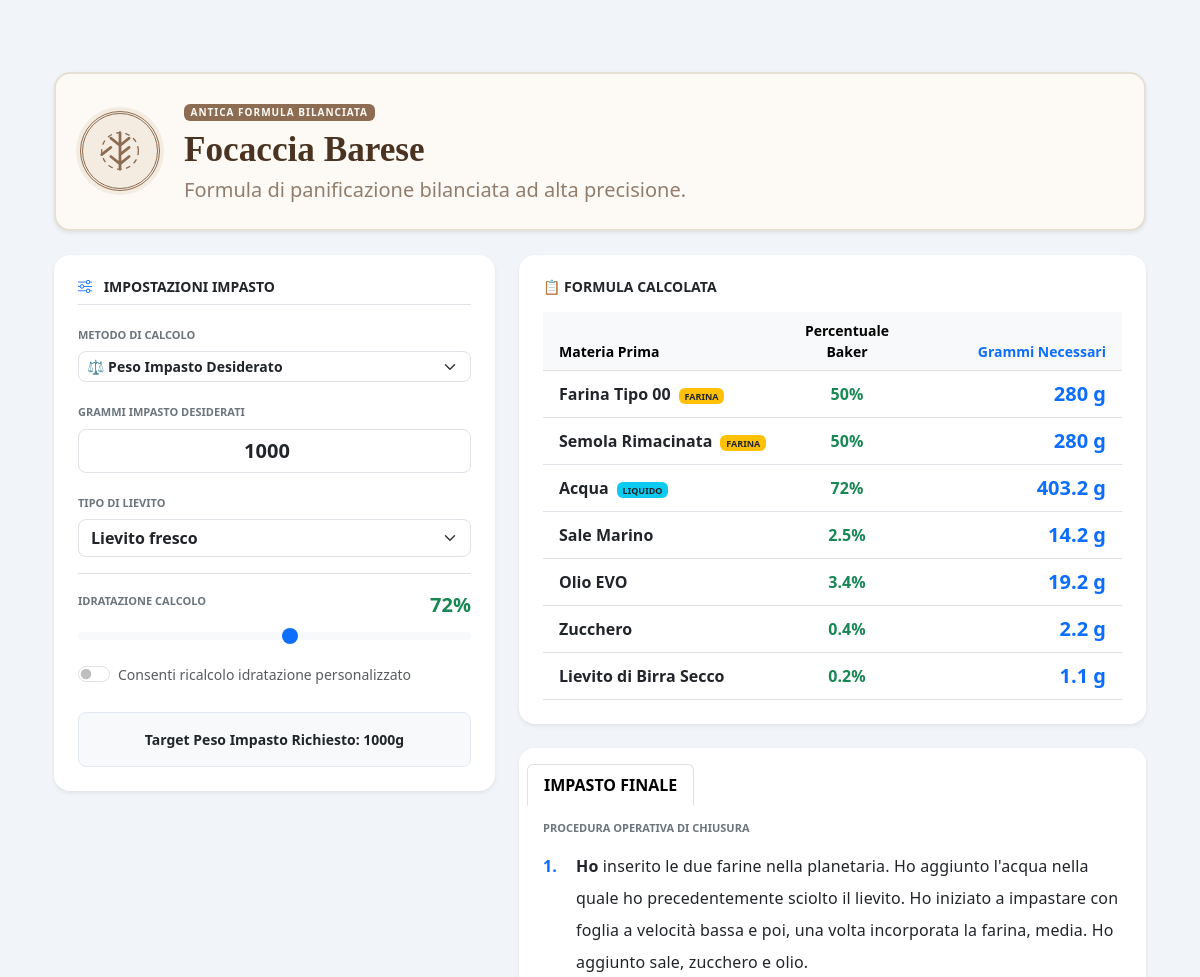
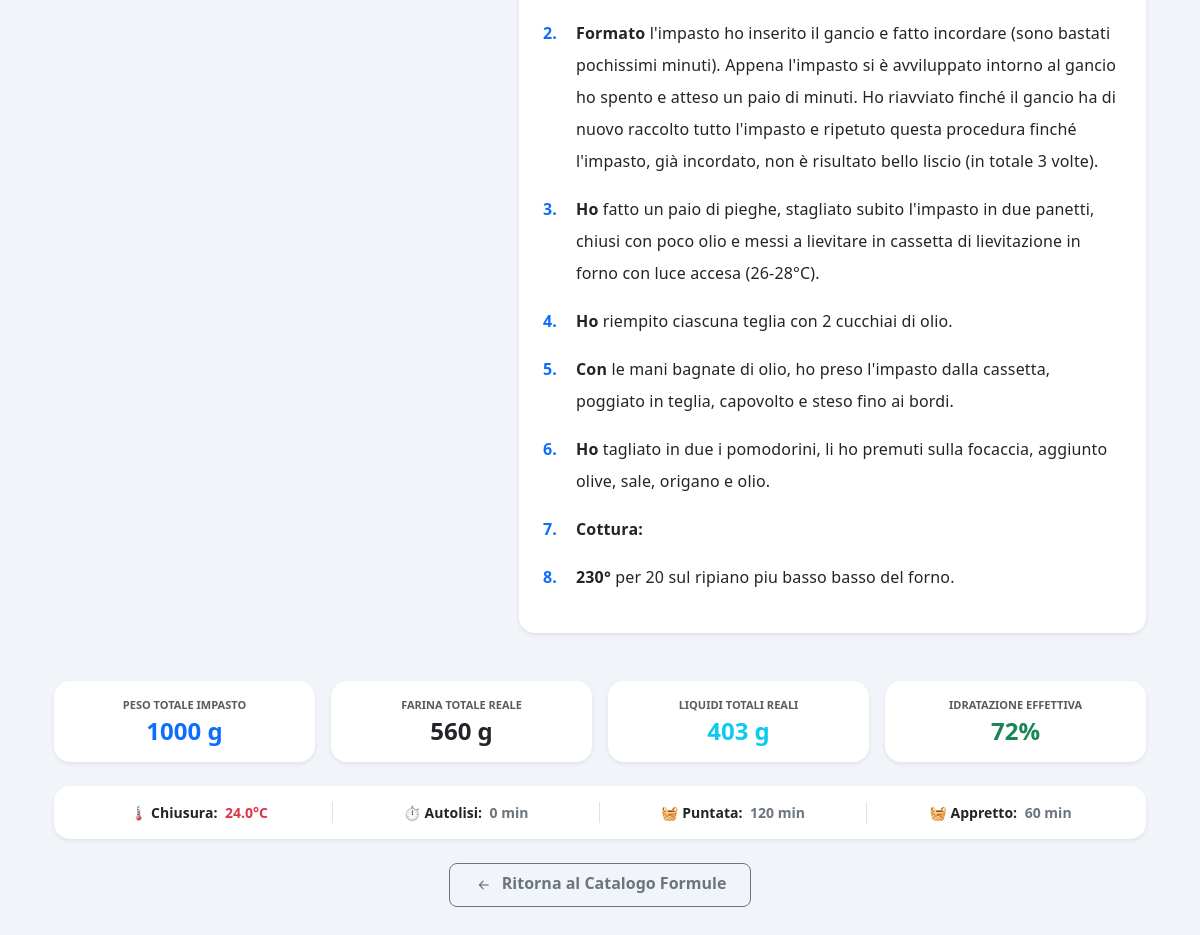
/recipe/focaccia-barese, run on the app's committed database (2 pictures, top to bottom).
### models/recipe.py (models this page shows, shortened)
class Recipe(db.Model):
    __tablename__ = "recipes"
    id = db.Column(
        db.Integer,
        primary_key=True
    )
    name = db.Column(
        db.String(255),
        nullable=False
    )
    slug = db.Column(
        db.String(255),
        unique=True,
        nullable=False
    )
    description = db.Column(
        db.Text
    )
    instructions = db.Column(
        db.Text
    )
    image = db.Column(
        db.String(255)
    )
    icon = db.Column(
        db.String(50),
        nullable=False,
        default="bi-journal-text"
    )
    is_published = db.Column(
        db.Boolean,
        default=True
    )
    temp_chiusura = db.Column(
        db.Float,
        nullable=True,
        default=24.0
    )
    tempo_autolisi = db.Column(
        db.Integer,
        nullable=True,
        default=0
    )
    tempo_puntata = db.Column(
        db.Integer,
        nullable=True,
        default=120
    )
    tempo_appretto = db.Column(
        db.Integer,
        nullable=True,
        default=60
    )
    show_chiusura = db.Column(
        db.Boolean,
        default=True
    )
    show_autolysis = db.Column(
        db.Boolean,
        default=True
    )
    show_puntata = db.Column(
        db.Boolean,
        default=True
    )
    puntata_fino_al_raddoppio = db.Column(
        db.Boolean,
        default=False
    )
    show_appretto = db.Column(
        db.Boolean,
        default=True
    )
    fermentation_type = db.Column(
        db.String(50),
        nullable=False,
        default="diretto"  # 'diretto', 'poolish', 'biga'
    )
    preferment_instructions = db.Column(
        db.Text,
        nullable=True
    )
    created_at = db.Column(
        db.DateTime,
        default=datetime.utcnow
    )
    updated_at = db.Column(
        db.DateTime,
        default=datetime.utcnow,
        onupdate=datetime.utcnow
    )
    ingredients = db.relationship(
        "RecipeIngredient",
        backref="recipe",
        cascade="all, delete-orphan",
        lazy=True,
        order_by="RecipeIngredient.sort_order"
    )
    features = db.relationship(
        "RecipeFeature",
        backref="recipe",
        cascade="all, delete-orphan",
        lazy=True
    )
    pans = db.relationship(
        "MasterBakeryPan",
        secondary=recipe_pans,
        lazy="subquery",
        backref=db.backref("recipes", lazy=True)
    )
    def total_flour(self):
        return sum(
            ingredient.quantity
            for ingredient in self.ingredients
            for ingredient_master in [getattr(ingredient, 'master_ingredient', None)]
            if (ingredient_master and ingredient_master.is_flour) or getattr(ingredient, 'is_flour', False)
        )
    def total_liquids(self):
        return sum(
            ingredient.quantity
            for ingredient in self.ingredients
            for ingredient_master in [getattr(ingredient, 'master_ingredient', None)]
            if (ingredient_master and ingredient_master.is_liquid) or getattr(ingredient, 'is_liquid', False)
        )
    def hydration(self):
        flour = self.total_flour()
        if flour <= 0:
            return 0
        return round(
            (self.total_liquids() / flour) * 100,
            1
        )

### models/ingredient.py (models this page shows, shortened)
class RecipeIngredient(db.Model):
    __tablename__ = "recipe_ingredients"
    id = db.Column(
        db.Integer,
        primary_key=True
    )
    recipe_id = db.Column(
        db.Integer,
        db.ForeignKey("recipes.id"),
        nullable=False
    )
    name = db.Column(
        db.String(255),
        nullable=False
    )
    quantity = db.Column(
        db.Float,
        nullable=False,
        default=0
    )
    percentage = db.Column(
        db.Float,
        default=0
    )
    unit = db.Column(
        db.String(20),
        default="g"
    )
    is_flour = db.Column(
        db.Boolean,
        default=False
    )
    is_liquid = db.Column(
        db.Boolean,
        default=False
    )
    is_optional = db.Column(
        db.Boolean,
        default=False
    )
    sort_order = db.Column(
        db.Integer,
        default=0
    )
    notes = db.Column(
        db.String(255)
    )

### routes/recipes.py (the view)
@recipes_bp.route("/recipe/<string:slug>")
def public_detail(slug):
    recipe = Recipe.query.filter_by(
        slug=slug
    ).first_or_404()
    ingredients = RecipeIngredient.query.filter_by(
        recipe_id=recipe.id
    ).all()
    feature = RecipeFeature.query.filter_by(
        recipe_id=recipe.id
    ).first()
    return render_template(
        "recipe_public_detail.html",
        recipe=recipe,
        ingredients=ingredients,
        feature=feature
    )

### app.py (called while the page is built)
@app.context_processor
def inject_global_settings():
    return dict(
        settings_data=Setting.query.first()
    )

### templates/recipe_public_detail.html (shortened to what this page needs)
{% extends "base.html" %}
{% block content %}
<div class="container py-4">
    <div class="card mb-4 border-0 shadow-sm rounded-4 overflow-hidden" style="background-color: #fdfaf6; border: 2px solid #e6dfd3 !important;">
        <div class="card-body p-4 d-flex flex-column flex-md-row align-items-center gap-4 text-center text-md-start">
            <div class="d-inline-flex align-items-center justify-content-center rounded-circle flex-shrink-0"
                 style="width: 80px; height: 80px; background-color: #f4ece1; border: 3px double #8c6d53; box-shadow: 0 0 0 4px #f4ece1;">
            </div>
            <div>
                <span class="badge mb-2 text-uppercase fw-bold tracking-wider" style="background-color: #8c6d53; color: #fdfaf6; font-size: 10px; letter-spacing: 0.1em;">Antica Formula Bilanciata</span>
                <h1 class="fw-bold mb-1 tracking-tight" style="color: #4a3321; font-family: 'Georgia', serif; font-size: 2.2rem;">{{ recipe.name }}</h1>
                <p class="mb-0 opacity-75 fs-5 fw-medium" style="color: #6e5440;">
                    {{ recipe.description or "Formula di panificazione bilanciata ad alta precisione." }}
                </p>
            </div>
        </div>
    </div>
    <div class="row g-4 mb-4">
        <div class="col-lg-5">
            <div class="card bg-white p-4 border-0 shadow-sm rounded-4">
                <h5 class="fw-bold mb-3 text-dark text-uppercase border-bottom pb-2 tracking-wide" style="font-size: 14px;">
                    <i class="bi bi-sliders text-primary me-2"></i> Impostazioni Impasto
                </h5>
                <div class="mb-3">
                    <label class="form-label small text-secondary fw-bold text-uppercase" style="font-size: 11px;">Metodo di Calcolo</label>
                    <select id="calc-scale-mode" class="form-select form-select-sm fw-bold rounded-3">
                        <option value="weight" selected>⚖️ Peso Impasto Desiderato</option>
                    </select>
                </div>
                <div id="wrapper-weight-input" class="mb-3">
                    <label class="form-label small text-secondary fw-bold text-uppercase" style="font-size: 11px;">Grammi Impasto Desiderati</label>
                    <input type="number" id="calc-target-weight" class="form-control text-center fw-bold fs-5 rounded-3" value="1000" step="50">
                </div>
                <div class="mb-3">
                    <label class="form-label small text-secondary fw-bold text-uppercase" style="font-size: 11px;">Tipo di Lievito</label>
                    <select id="calc-yeast-select" class="form-select fw-semibold rounded-3 text-dark">
                        <option value="base" selected>Lievito fresco</option>
                    </select>
                </div>
                <div class="mb-2 border-top pt-3">
                    <div class="d-flex justify-content-between align-items-center mb-1">
                        <label class="form-label small fw-bold text-secondary text-uppercase" style="font-size: 11px;">Idratazione Calcolo</label>
                        <span class="text-success fw-bold fs-5" id="label-current-hydro-target">70%</span>
                    </div>
                    <input type="range" class="form-range" id="calc-slider-hydration" min="45" max="95" value="{{ recipe.hydration()|int }}">
                    <div class="form-check form-switch mt-2 shadow-none">
                        <input class="form-check-input" type="checkbox" id="calc-override-hydration">
                        <label class="form-check-label small text-muted fw-medium" for="calc-override-hydration">Consenti ricalcolo idratazione personalizzato</label>
                    </div>
                </div>
                <div class="mt-3 p-3 bg-light rounded-3 text-dark border small fw-bold text-center" id="box-stringa-riepilogo" style="border-color: #e2e8f0 !important;">
                </div>
            </div>
        </div>
        <div class="col-lg-7">
            <div class="card border-0 shadow-sm mb-4 rounded-4 overflow-hidden">
                <div class="card-body p-4">
                    <h5 class="fw-bold mb-3 text-dark text-uppercase tracking-wide" style="font-size: 14px;">📋 Formula Calcolata</h5>
                    <div class="table-responsive">
                        <table class="table table-hover align-middle mb-0">
                            <thead>
                                <tr class="table-light text-secondary small">
                                    <th class="ps-3">Materia Prima</th>
                                    <th class="text-center" style="width: 25%;">Percentuale Baker</th>
                                    <th class="text-end text-primary fw-bold pe-3" style="width: 35%;">Grammi Necessari</th>
                                </tr>
                            </thead>
                            <tbody id="calculated-ingredients-tbody">
                                {% for ing in ingredients %}
                                <tr class="output-ingredient-row border-bottom"
                                    data-name="{{ ing.name }}"
                                    data-base-qty="{{ ing.quantity }}"
                                    data-is-flour="{{ 'true' if ing.is_flour else 'false' }}"
                                    data-is-liquid="{{ 'true' if ing.is_liquid else 'false' }}"
                                    data-is-yeast="{% if 'lievito' in ing.name.lower() %}true{% else %}false{% endif %}">
                                    <td class="fw-bold text-dark ps-3">
                                        {{ ing.name }}
                                        {% if ing.is_flour %}<span class="badge bg-warning text-dark ms-1" style="font-size:9px; font-weight: 800;">FARINA</span>{% endif %}
                                        {% if ing.is_liquid %}<span class="badge bg-info text-dark ms-1" style="font-size:9px; font-weight: 800;">LIQUIDO</span>{% endif %}
                                    </td>
                                    <td class="text-center text-success fw-bold output-baker-pct">0%</td>
                                    <td class="text-end text-primary fw-bold fs-5 output-final-weight pe-3">0 g</td>
                                </tr>
                                {% endfor %}
                            </tbody>
                        </table>
                    </div>
                </div>
            </div>
            <div class="card border-0 shadow-sm mb-4 rounded-4 overflow-hidden">
                <div class="card-header bg-white pb-0 pt-3 border-0">
                    <ul class="nav nav-tabs card-header-tabs border-bottom-0" id="publicProcessTabs" role="tablist">
                        <li class="nav-item" role="presentation">
                            <button class="nav-link active fw-bold small text-uppercase px-3 py-2" id="nav-base-tab" data-bs-toggle="tab" data-bs-target="#panel-base" type="button" role="tab">Impasto Finale</button>
                        </li>
                    </ul>
                </div>
                <div class="card-body p-4 tab-content" id="recipeProcessTabsContent">
                    <div class="tab-pane fade show active" id="panel-base" role="tabpanel">
                        <h6 class="fw-bold mb-3 text-secondary text-uppercase tracking-wide" style="font-size: 11px;">Procedura Operativa di Chiusura</h6>
                        <div style="line-height: 2; letter-spacing: 0.01em;" class="text-dark fs-6 fw-medium">
                            {% set righe = recipe.instructions.split('\n') %}
                            {% set count = namespace(value=1) %}
                            {% for riga in righe %}
                                {% set riga_pulita = riga.strip() %}
                                {% if riga_pulita %}
                                    <div class="d-flex align-items-start mb-3">
                                        <span class="fw-bold text-primary me-2" style="min-width: 25px;">{{ count.value }}.</span>
                                        <div>
                                            {% set parole = riga_pulita.split(' ') %}
                                            <strong class="text-dark">{{ parole[0] }}</strong> {{ parole[1:] | join(' ') }}
                                        </div>
                                    </div>
                                    {% set count.value = count.value + 1 %}
                                {% endif %}
                            {% endfor %}
                        </div>
                    </div>
                </div>
            </div>
        </div>
    </div>
    <div class="row g-3 mb-4">
        <div class="col-6 col-md-3">
            <div class="card bg-white border-0 shadow-sm text-center py-3 rounded-4">
                <small class="text-muted fw-bold text-uppercase tracking-wider" style="font-size: 11px;">Peso Totale Impasto</small>
                <h4 class="mt-1 fw-bold text-primary mb-0" id="live-total-weight">0 g</h4>
            </div>
        </div>
        <div class="col-6 col-md-3">
            <div class="card bg-white border-0 shadow-sm text-center py-3 rounded-4">
                <small class="text-muted fw-bold text-uppercase tracking-wider" style="font-size: 11px;">Farina Totale Reale</small>
                <h4 class="mt-1 fw-bold text-dark mb-0" id="live-total-flour">0 g</h4>
            </div>
        </div>
        <div class="col-6 col-md-3">
            <div class="card bg-white border-0 shadow-sm text-center py-3 rounded-4">
                <small class="text-muted fw-bold text-uppercase tracking-wider" style="font-size: 11px;">Liquidi Totali Reali</small>
                <h4 class="mt-1 fw-bold text-info mb-0" id="live-total-liquids">0 g</h4>
            </div>
        </div>
        <div class="col-6 col-md-3">
            <div class="card bg-white border-0 shadow-sm text-center py-3 rounded-4">
                <small class="text-muted fw-bold text-uppercase tracking-wider" style="font-size: 11px;">Idratazione Effettiva</small>
                <h4 class="mt-1 fw-bold text-success mb-0" id="live-hydration">0%</h4>
            </div>
        </div>
    </div>
    <div class="card border-0 shadow-sm mb-4 bg-white rounded-4">
        <div class="card-body py-3">
            <div class="row text-center align-items-center g-2 small text-dark fw-bold">
                <div class="col-3 border-end">🌡️ Chiusura: <span class="text-danger fw-bold ms-1">{{ recipe.temp_chiusura or 24 }}°C</span></div>
                <div class="col-3 border-end">⏱️ Autolisi: <span class="text-secondary fw-bold ms-1">{{ recipe.tempo_autolisi or 0 }} min</span></div>
                <div class="col-3 border-end">🧺 Puntata: <span class="text-secondary fw-bold ms-1">{{ recipe.tempo_puntata or 120 }} min</span></div>
                <div class="col-3">🧺 Appretto: <span class="text-secondary fw-bold ms-1">{{ recipe.tempo_appretto or 60 }} min</span></div>
            </div>
        </div>
    </div>
    <div class="text-center mb-5">
        <a href="/" class="btn btn-outline-secondary px-4 fw-semibold rounded-3 shadow-none">
            <i class="bi bi-arrow-left-short fs-5 align-middle me-1"></i> Ritorna al Catalogo Formule
        </a>
    </div>
</div>
{% endblock %}

### static/css/admin.css (style rules this page uses)
body { background:#f1f5f9; font-family:Segoe UI, Arial, sans-serif; }
.card { border:none; border-radius:18px; box-shadow:0 4px 18px rgba(0,0,0,.08); }
.table { margin-bottom:0; }
.table th { font-weight:600; }
.form-control { border-radius:10px; }
.btn { border-radius:10px; }
h1,h2,h3,h4,h5 { font-weight:700; }

### data on the page
Recipe: name "Focaccia Barese", description "Formula di panificazione bilanciata ad alta precisione.", temp_chiusura "24.0", tempo_autolisi "0", tempo_puntata "120", tempo_appretto "60"
RecipeIngredient: hydration "72", name "Farina Tipo 00", shows "FARINA"
RecipeIngredient: name "Semola Rimacinata", shows "FARINA"
RecipeIngredient: name "Acqua", shows "LIQUIDO"
RecipeIngredient: name "Sale Marino"
RecipeIngredient: name "Olio EVO"
RecipeIngredient: name "Zucchero"
RecipeIngredient: name "Lievito di Birra Secco"

### other printed values
{{ count.value }} "1" "2" "3" "4" "5" "6" "7" "8"
{{ parole[0] }} "Ho" "Formato" "Ho" "Ho" "Con" "Ho" "Cottura:" "230°"
{{ parole[1:] | join(' ') }} "fatto un paio di pieghe, stagliato subito l'impasto in due panetti, chiusi con poco olio e messi a lievitare in cassetta di lievitazione in forno con luce accesa (26-28°C)." "riempito ciascuna teglia con 2 cucchiai di olio." "le mani bagnate di olio, ho preso l'impasto dalla cassetta, poggiato in teglia, capovolto e steso fino ai bordi." "tagliato in due i pomodorini, li ho premuti sulla focaccia, aggiunto olive, sale, origano e olio." "per 20 sul ripiano piu basso basso del forno."
